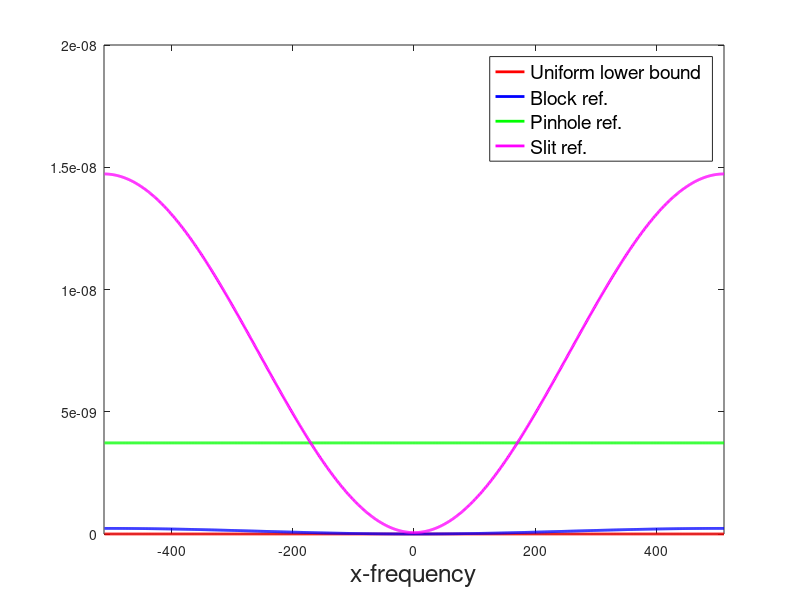

Recreate this plot in MATLAB.
clear all
n=64;
m=1024;
bndry=511;
for k2=-bndry:bndry+1
    k1=0;
    lower_bnd(k2+bndry+1)=1/(m^4);
    scaler_b(k2+bndry+1)=( (1/(m^2))+2*((n-1)/(m^2))*(1-cos(2*pi*k1/m)) )*( (1/(m^2))+2*((n-1)/(m^2))*(1-cos(2*pi*k2/m)));
    scaler_p(k2+bndry+1)=((n^2)/(m^4));
    scaler_s(k2+bndry+1)=(n/(m^2))*( (1/(m^2))+2*((n-1)/(m^2))*(1-cos(2*pi*k2/m)));
end
figure;
plot([-bndry:bndry+1],lower_bnd,'red','LineWidth',2)
hold on;
plot([-bndry:bndry+1],scaler_b,'blue','LineWidth',2)
hold on;
plot([-bndry:bndry+1],scaler_p,'green','LineWidth',2)
hold on;
plot([-bndry:bndry+1],scaler_s,'magenta','LineWidth',2)
hold off
legend({'Uniform lower bound','Block ref.', 'Pinhole ref.', 'Slit ref.'},'FontSize',14)
xlabel('x-frequency','FontSize',18)
xlim([-512,512])